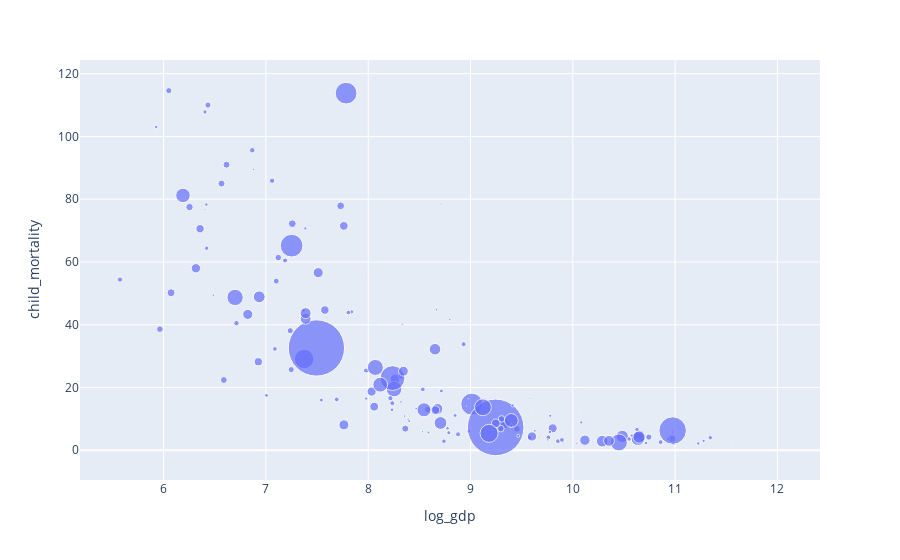

Here is the notebook cell this chart was saved with:
### Code cell
wdi_2020_2 = wdi_2020.dropna(subset=["log_gdp", "log_child_mortality", "pop"])

import plotly.express as px
import plotly.io as pio
#pio.renderers.default = "plotly_mimetype+notebook"

fig = px.scatter(wdi_2020_2, 
                 x="log_gdp", y="child_mortality", 
                 size="pop", size_max=40,
                 hover_name="country_name")
fig.show()

### Figure 1 — Plotly figure (JSON) as saved in the notebook; plotly's stock layout.template omitted (floating-point values rounded to 4 significant figures; data arrays with more than 128 entries replaced by an {"elided": "..."} marker saying what was removed)
{"data": [{"hovertemplate": "<b>%{hovertext}</b><br><br>log_gdp=%{x}<br>child_mortality=%{y}<br>pop=%{marker.size}<extra></extra>", "hovertext": {"elided": "187 str values"}, "legendgroup": "", "marker": {"color": "#636efa", "size": {"elided": "187 int values"}, "sizemode": "area", "sizeref": 881900.0, "symbol": "circle"}, "mode": "markers", "name": "", "orientation": "v", "showlegend": false, "type": "scatter", "x": {"elided": "187 float values"}, "xaxis": "x", "y": {"elided": "187 float values"}, "yaxis": "y"}], "layout": {"legend": {"itemsizing": "constant", "tracegroupgap": 0}, "margin": {"t": 60}, "xaxis": {"anchor": "y", "domain": [0, 1], "title": {"text": "log_gdp"}}, "yaxis": {"anchor": "x", "domain": [0, 1], "title": {"text": "child_mortality"}}}}
